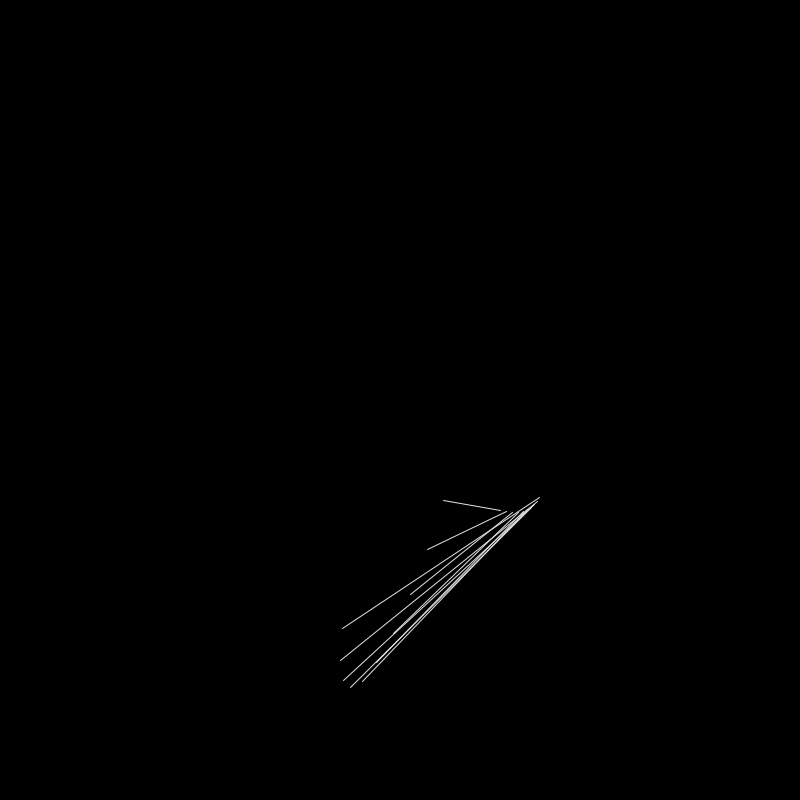
Frame 1 (no input)
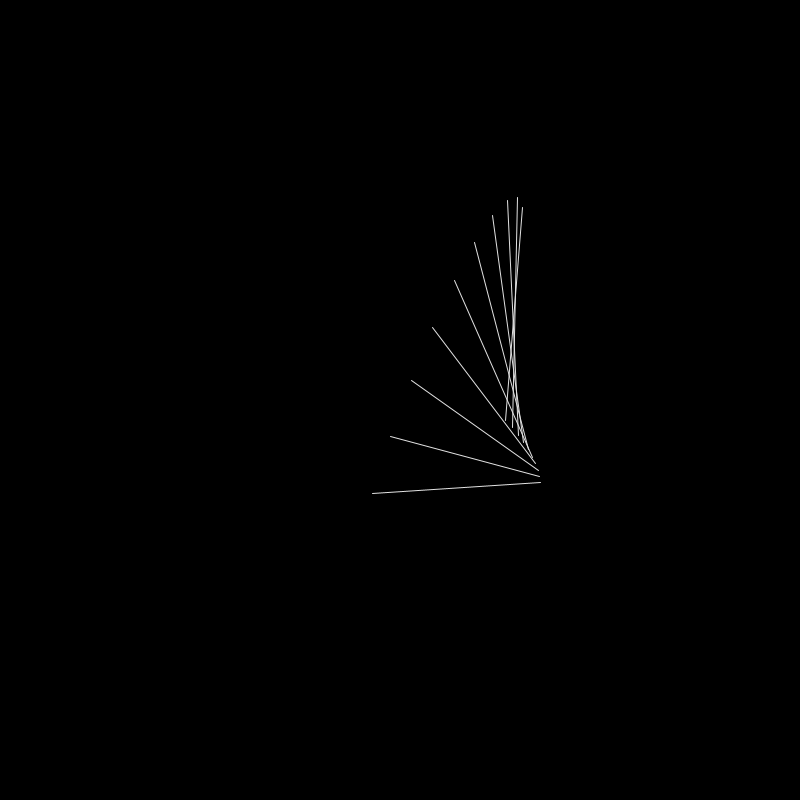
Frame 60 (the mouse pressed at the canvas centre just before this capture)
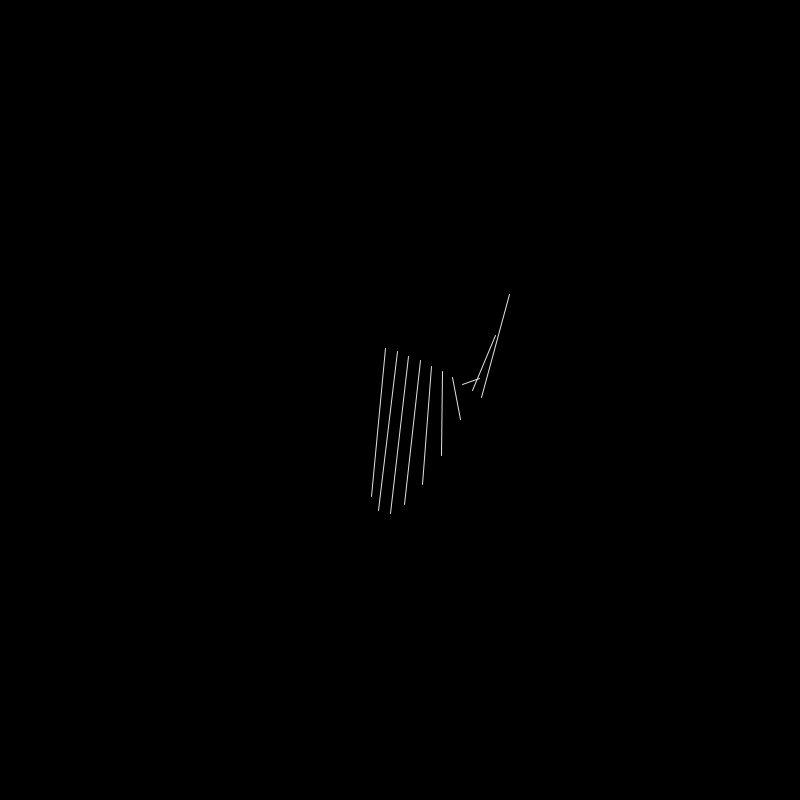
Frame 120 (the mouse held since frame 60 and released just before this capture)

The Processing sketch that drew these frames (run headless with seeded random() and noise(); from frame 60 on, the mouse is pressed at the canvas centre):

// Processing sketch: FENG_JESSIE_Loops_parametric_for_spaced
// ── FENG_JESSIE_Loops_parametric_for_spaced.pde
//DEFINING VARIABLES
  int t = 0;
  float frac = 0.05;
  
  float lineStroke = random(175, 255);
  float lineStroke1 = lineStroke;
  float lineStroke2 = lineStroke;
  float lineStroke3 = lineStroke;
  
  float x1 = 0;
  float x2 = 0;
  float y1 = 0;
  float y2 = 0;
  
  int spacing = 5;


//BEGIN CODE FOR DRAWING
  void setup(){
      size(800, 800);
      background(0);
      smooth();
  }


void draw(){
  translate(width/2, height/2);
  background(0);
   
   for(int i = 0; i < 10; i += 1){
     
     x1 = 50*sin(((t + i*spacing) * frac)/5) + 80*cos(((t + i*spacing) * frac) + 1);
     y1 = 100*cos(((t + i*spacing) * frac)/3) + 200*sin(((t + i*spacing) * frac));
     x2 = 80*sin(((t + i*spacing) * frac)/3) + 100*cos(((t + i*spacing) * frac)/4);
     y2 = 100*cos(((t + i*spacing) * frac)/3) + 40*sin(((t + i*spacing) * frac)/6 - 50);
            
    stroke(lineStroke1, lineStroke2, lineStroke3);
    line(x1, y1, x2, y2);
  }
  
  t += 1;    
}
